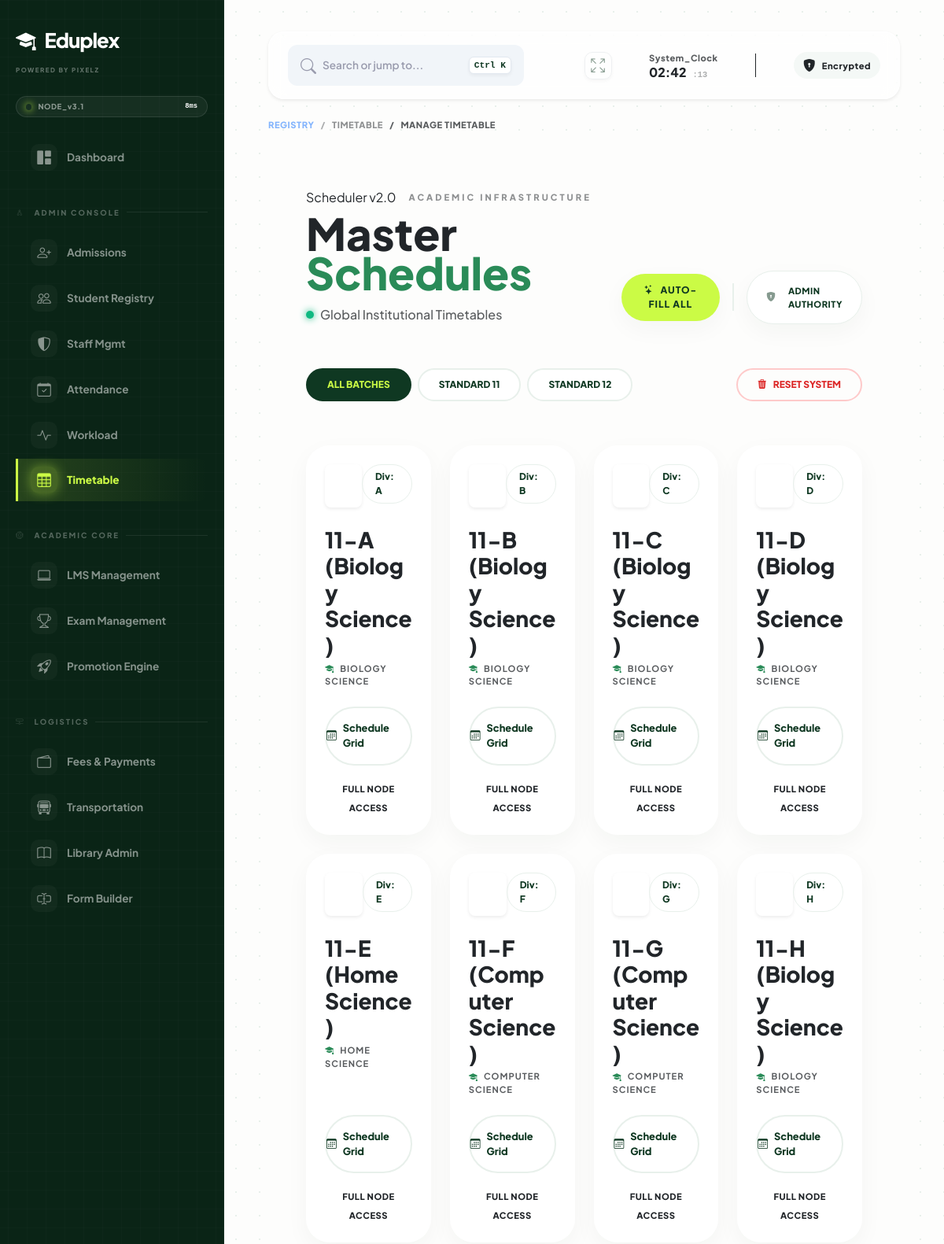
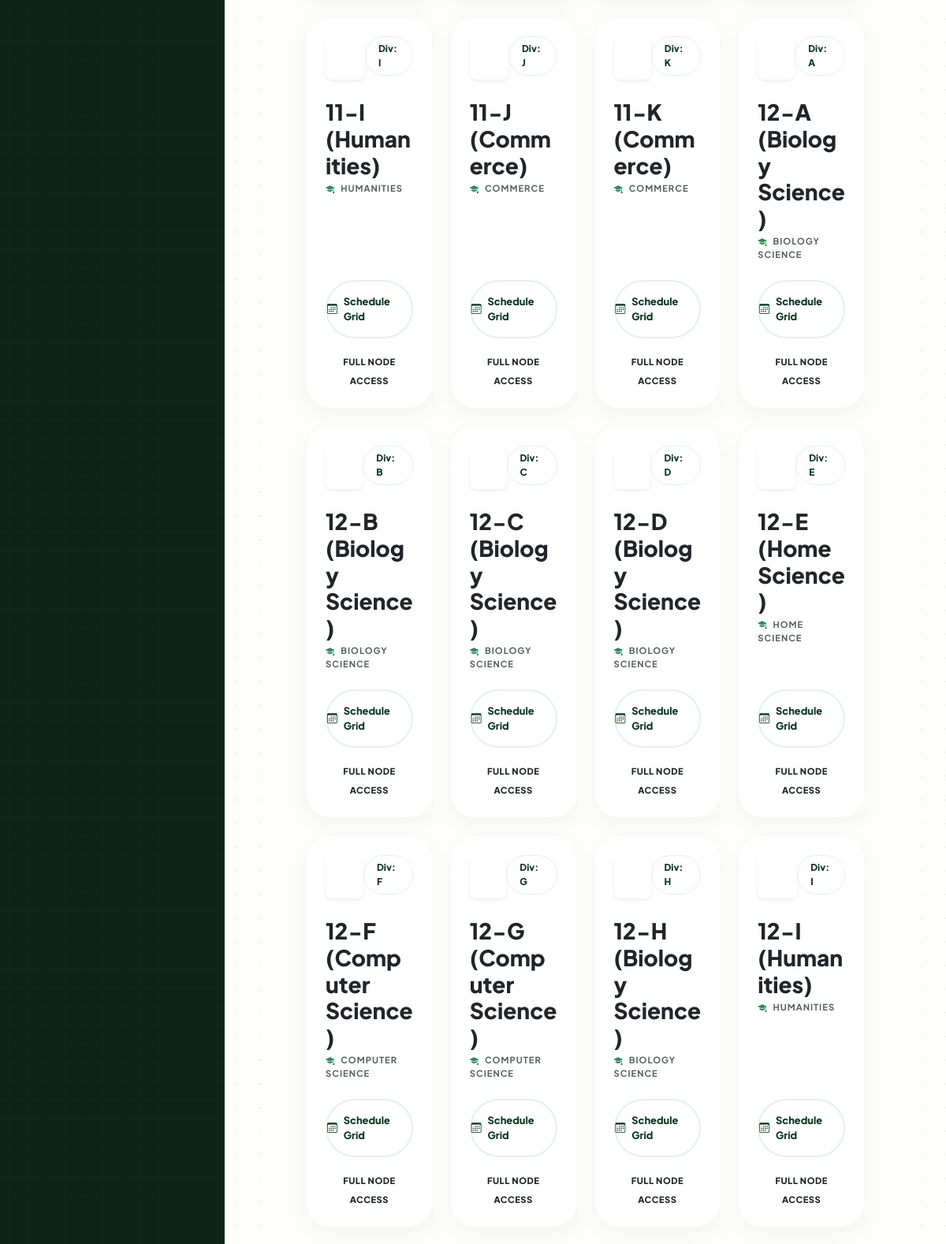
The app's page /timetable/manage/ (signed in, upper part) with its own data (2 pictures, top to bottom).
### admission/models.py (models this page shows, shortened)
class ClassRoom(models.Model):
    STANDARD_CHOICES = [(str(i), str(i)) for i in range(1, 13)]
    DIVISION_CHOICES = [
        ('A1', 'A1'), ('A2', 'A2'), ('B1', 'B1'), ('B2', 'B2'),
        ('C1', 'C1'), ('C2', 'C2'), ('D1', 'D1'), ('D2', 'D2'),
        ('E1', 'E1'), ('E2', 'E2'), ('F1', 'F1'), ('F2', 'F2'),
        ('G1', 'G1'), ('G2', 'G2'), ('H1', 'H1'), ('H2', 'H2'),
        ('I1', 'I1'), ('I2', 'I2'), ('J1', 'J1'), ('J2', 'J2'),
        ('K1', 'K1'), ('K2', 'K2'), ('A', 'A'), ('B', 'B'), ('C', 'C'), ('D', 'D')
    ]
    standard = models.CharField(max_length=5, choices=STANDARD_CHOICES)
    division = models.CharField(max_length=5, choices=DIVISION_CHOICES)
    stream = models.ForeignKey(Stream, on_delete=models.SET_NULL, null=True, blank=True)
    class_teacher = models.OneToOneField(
        'staff.Staff',
        on_delete=models.SET_NULL,
        null=True,
        blank=True,
        related_name='class_teacher_of',
        help_text="The teacher in charge of this specific class."
    )
    name = models.CharField(max_length=100, blank=True, editable=False)
    total_seats = models.IntegerField(default=60)
    class Meta:
        unique_together = ['standard', 'division']
        ordering = ['standard', 'division']

### school_system/models.py (models this page shows, shortened)
class Stream(models.Model):
    name = models.CharField(max_length=50, unique=True)

### timetable/views.py (the view)
# urls.py: path('manage/', views.manage_timetable, name='manage_timetable'),
@login_required
def manage_timetable(request):
    if not is_staff(request.user):
        messages.error(request, "Access Denied.")
        return redirect('home')
    classrooms = get_teacher_allowed_classes(request.user).order_by('standard', 'division', 'stream')
    return render(request, 'timetable/manage_list.html', {
        'classrooms': classrooms,
        'is_restricted': not is_admin(request.user)
    })

### dashboard/templatetags/dashboard_extras.py (called while the page is built)
@register.filter(name='replace_chars')
def replace_chars(value, arg):
    if not value:
        return ""
    try:
        old, new = arg.split(',')
        return str(value).replace(old, new)
    except:
        return value

### timetable/views.py (called while the page is built, shortened)
def is_admin(user):
    return user.is_superuser or user.groups.filter(name='Admin').exists()

def is_staff(user):
    return is_admin(user) or hasattr(user, 'staff') or user.groups.filter(name='Teacher').exists()

def get_teacher_allowed_classes(user):
    if is_admin(user):
        return ClassRoom.objects.filter(standard__in=[11, 12])

### templates/timetable/manage_list.html (shortened to what this page needs)
{% extends 'base.html' %}
{% block content %}
<div class="theme-wrapper container-fluid p-4 p-lg-5 page-load-animation">
    <div class="d-flex flex-column flex-md-row justify-content-between align-items-end mb-5 gap-4">
        <div class="header-group">
            <div class="d-flex align-items-center gap-3 mb-2">
                <span class="badge-pill-neon">Scheduler v2.0</span>
                <h6 class="text-uppercase smallest fw-black ls-3 m-0 opacity-50">Academic Infrastructure</h6>
            </div>
            <h1 class="title-heavy text-theme-dark tracking-normal m-0 line-height-1">
                Master <span class="theme-accent-text-dark">Schedules</span>
            </h1>
            <p class="text-muted fw-medium mt-3 mb-0 d-flex align-items-center gap-2">
                <span class="status-dot animate-pulse"></span>
                {% if is_restricted %}Faculty Assigned Batches{% else %}Global Institutional Timetables{% endif %}
            </p>
        </div>
        <div class="d-flex gap-3 align-items-center">
            {% if not is_restricted %}
            <button class="btn-neon-premium shadow-soft" id="globalAutoFillBtn" onclick="triggerGlobalAutoFill()">
                <i class="bi bi-stars me-2"></i>Auto-Fill All
            </button>
            <div class="divider-v" style="height: 35px; border-left: 2px solid var(--bg-sage);"></div>
            {% endif %}
            <div class="badge-outline-sage px-4 py-3 d-flex align-items-center gap-3 bg-white shadow-soft">
                <i class="bi bi-shield-lock-fill text-theme-dark opacity-50"></i>
                <span class="fw-black text-theme-dark smallest text-uppercase ls-1">
                    {% if is_restricted %}Faculty Access{% else %}Admin Authority{% endif %}
                </span>
            </div>
        </div>
    </div>
    <div class="scroller-container mb-5">
        <div class="d-flex gap-2 overflow-auto py-2 hide-scrollbar">
            <button class="nav-pill-modern active" onclick="filterByStandard(event, 'all')">
                {% if is_restricted %}My Allocated Classes{% else %}All Batches{% endif %}
            </button>
            {% if not is_restricted %}
                <button class="nav-pill-modern" onclick="filterByStandard(event, 11)">Standard 11</button>
                <button class="nav-pill-modern" onclick="filterByStandard(event, 12)">Standard 12</button>
                <button class="btn-delete-minimal ms-auto" onclick="confirmResetAll()">
                    <i class="bi bi-trash3-fill me-2"></i>Reset System
                </button>
            {% endif %}
        </div>
    </div>
    <div class="row g-4" id="classroomGrid">
        {% for classroom in classrooms %}
        <div class="col-xl-3 col-lg-4 col-md-6 classroom-card"
             data-standard="{{ classroom.standard }}"
             style="animation: slideUp 0.5s ease-out forwards; animation-delay: calc({{ forloop.counter0 }} * 0.05s); opacity: 0;">
            <div class="card card-bento h-100 card-lift border-0 shadow-soft">
                <div class="card-body p-4 d-flex flex-column">
                    <div class="d-flex justify-content-between align-items-start mb-4">
                        <div class="icon-square bg-theme-dark text-white rounded-3 fw-black shadow-sm" style="width: 55px; height: 55px; font-size: 1.4rem;">
                        </div>
                        <span class="badge-outline-sage fw-black uppercase">
                            Div: {{ classroom.division }}
                        </span>
                    </div>
                    <h3 class="fw-black text-theme-dark tracking-normal text-capitalize mb-1">{{ classroom.name }}</h3>
                    <p class="smallest fw-bold text-muted text-uppercase ls-2 mb-4">
                        <i class="bi bi-mortarboard-fill theme-accent-text-dark me-1"></i> {{ classroom.stream.name|default:"General Stream" }}
                    </p>
                    <div class="mt-auto">
                        <a href="{% url 'timetable:view_timetable' classroom.id %}"
                           class="btn-outline-modern rounded-pill w-100 py-3 fw-black transition-all d-flex align-items-center justify-content-center">
                            <i class="bi bi-calendar3 me-2"></i>Schedule Grid
                        </a>
                        {% if not is_restricted %}
                        <div class="text-center mt-3">
                            <span class="smallest text-theme-dark fw-black text-uppercase ls-1 opacity-30">Full Node Access</span>
                        </div>
                        {% endif %}
                    </div>
                </div>
            </div>
        </div>
        {% endfor %}
    </div>
</div>
{% endblock %}

### templates/base.html (style rules this page uses)
:root { --bg-body: #fdfdfc; --bg-sidebar: #0a2416; --primary-lime: #cbfb45; --theme-accent-dark: #217346; --text-muted: #9a9cae; --white: #ffffff; --transition-smooth: all 0.4s cubic-bezier(0.16, 1, 0.3, 1); --sidebar-width: 285px; }
html, body { height: 100%; width: 100%; margin: 0; padding: 0; overflow: hidden; background-color: var(--bg-body); font-family: 'Plus Jakarta Sans', sans-serif; -webkit-tap-highlight-color: transparent; }
.animate-pulse { animation: pulse-neon 2s infinite; }
.shadow-soft { box-shadow: 0 10px 25px rgba(15, 56, 34, 0.05); }

### templates/timetable/manage_list.html (style rules this page uses)
:root { --bg-sage: #e8f0eb; --theme-dark: #0f3822; --theme-accent: #cbfb45; --bg-light: #fdfdfc; --white: #ffffff; }
.theme-wrapper { font-family: 'Plus Jakarta Sans', sans-serif; background-color: var(--bg-light); min-height: 100vh; }
.fw-black { font-weight: 900; }
.title-heavy { font-weight: 900; font-size: 3.5rem; line-height: 0.9; }
.tracking-normal { letter-spacing: 0; }
.ls-1 { letter-spacing: 0.5px; }
.ls-2 { letter-spacing: 1px; }
.ls-3 { letter-spacing: 3px; }
.smallest { font-size: 0.7rem; }
.theme-accent-text-dark { color: #2a8b58; }
.btn-neon-premium { background: var(--theme-accent); color: var(--theme-dark); border: none; padding: 12px 25px; border-radius: 50px; font-weight: 900; text-transform: uppercase; font-size: 0.75rem; letter-spacing: 1px; text-decoration: none; transition: 0.3s; }
.btn-outline-modern { background: var(--white); color: var(--theme-dark); border: 2px solid var(--bg-sage); font-size: 0.8rem; text-decoration: none; }
.btn-delete-minimal { background: transparent; border: 2px solid #fecaca; color: #dc2626; padding: 10px 25px; border-radius: 50px; font-weight: 800; font-size: 0.75rem; text-transform: uppercase; transition: 0.3s; cursor: pointer; }
.card-bento { background: var(--white); border-radius: 30px; border: 1px solid var(--bg-sage); }
.icon-square { display: flex; align-items: center; justify-content: center; }
.badge-outline-sage { padding: 6px 16px; border: 1px solid var(--bg-sage); border-radius: 50px; color: var(--theme-dark); font-size: 0.75rem; }
.nav-pill-modern { padding: 10px 25px; border-radius: 50px; background: var(--white); border: 2px solid var(--bg-sage); color: var(--theme-dark); font-weight: 900; font-size: 0.75rem; text-transform: uppercase; text-decoration: none; white-space: nowrap; transition: 0.3s; cursor: pointer; }
.nav-pill-modern.active { background: var(--theme-dark); color: var(--theme-accent); border-color: var(--theme-dark); }
.status-dot { width: 10px; height: 10px; background: #10b981; border-radius: 50%; box-shadow: 0 0 10px #10b981; }
.shadow-soft { box-shadow: 0 10px 30px rgba(15, 56, 34, 0.04); }
.card-lift { transition: transform 0.4s cubic-bezier(0.16, 1, 0.3, 1), box-shadow 0.4s cubic-bezier(0.16, 1, 0.3, 1); }
.animate-pulse { animation: pulse 2s infinite; }
.page-load-animation { animation: slideUpFade 0.6s cubic-bezier(0.16, 1, 0.3, 1) forwards; }

### records on screen
ClassRoom: division "A", name "11-A (Biology Science)", stream.name "BIOLOGY SCIENCE"
ClassRoom: division "B", name "11-B (Biology Science)", stream.name "BIOLOGY SCIENCE"
ClassRoom: division "C", name "11-C (Biology Science)", stream.name "BIOLOGY SCIENCE"
ClassRoom: division "D", name "11-D (Biology Science)", stream.name "BIOLOGY SCIENCE"
ClassRoom: division "E", name "11-E (Home Science)", stream.name "HOME SCIENCE"
ClassRoom: division "F", name "11-F (Computer Science)", stream.name "COMPUTER SCIENCE"
ClassRoom: division "G", name "11-G (Computer Science)", stream.name "COMPUTER SCIENCE"
ClassRoom: division "H", name "11-H (Biology Science)", stream.name "BIOLOGY SCIENCE"
ClassRoom: division "I", name "11-I (Humanities)", stream.name "HUMANITIES"
ClassRoom: division "J", name "11-J (Commerce)", stream.name "COMMERCE"
ClassRoom: division "K", name "11-K (Commerce)", stream.name "COMMERCE"
ClassRoom: division "A", name "12-A (Biology Science)", stream.name "BIOLOGY SCIENCE"
ClassRoom: division "B", name "12-B (Biology Science)", stream.name "BIOLOGY SCIENCE"
ClassRoom: division "C", name "12-C (Biology Science)", stream.name "BIOLOGY SCIENCE"
ClassRoom: division "D", name "12-D (Biology Science)", stream.name "BIOLOGY SCIENCE"
ClassRoom: division "E", name "12-E (Home Science)", stream.name "HOME SCIENCE"
ClassRoom: division "F", name "12-F (Computer Science)", stream.name "COMPUTER SCIENCE"
ClassRoom: division "G", name "12-G (Computer Science)", stream.name "COMPUTER SCIENCE"
ClassRoom: division "H", name "12-H (Biology Science)", stream.name "BIOLOGY SCIENCE"
ClassRoom: division "I", name "12-I (Humanities)", stream.name "HUMANITIES"

### other values on screen
{{ request.resolver_match.app_name }} "TIMETABLE"
{{ request.resolver_match.url_name|replace_chars:"_, " }} "MANAGE TIMETABLE"
